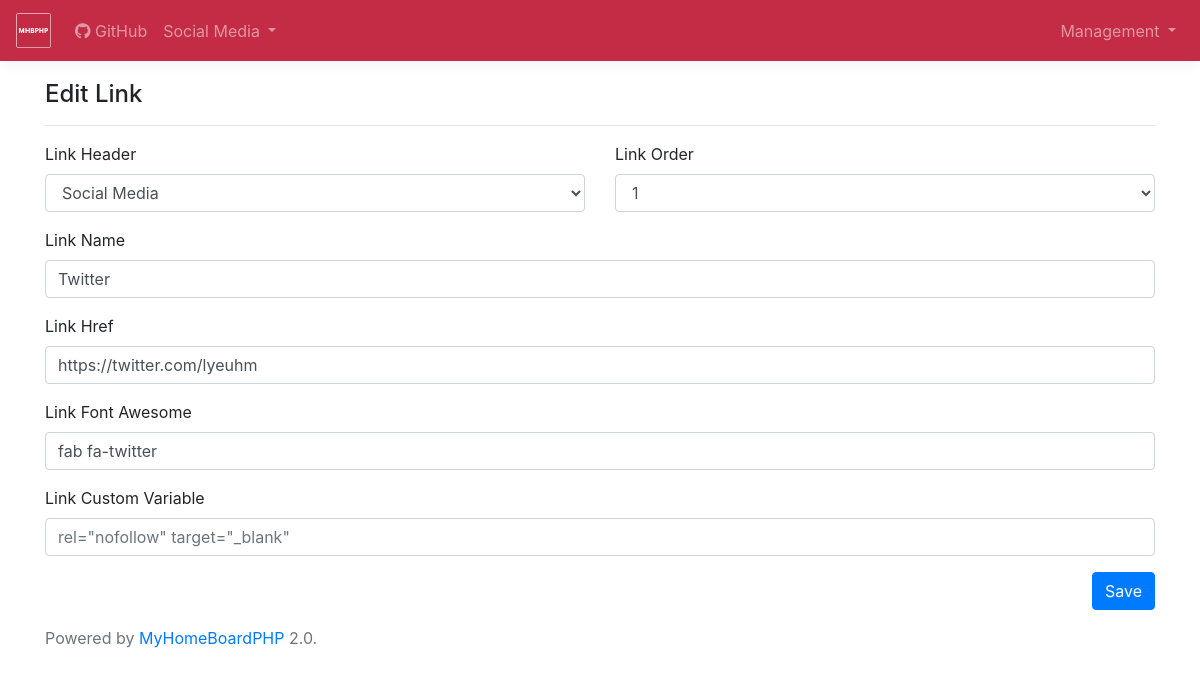
Screenshot of /links/mod.php?id=2&action=edit&type=link with the database file from the repository.
### tables this page shows
CREATE TABLE `tblLink` (
  `LID` int(255) NOT NULL,
  `HID` int(255) NOT NULL,
  `LinkName` varchar(255) NOT NULL,
  `LinkHref` varchar(255) NOT NULL,
  `LinkOrder` int(255) NOT NULL,
  `LinkCustomVar` varchar(255) NOT NULL,
  `LinkFontAwesome` varchar(255) NOT NULL
);

CREATE TABLE `tblLinkHeaders` (
  `HID` int(255) NOT NULL COMMENT 'Link Header ID',
  `HeaderName` varchar(255) NOT NULL,
  `HeaderLink` varchar(255) NOT NULL,
  `HeaderDDName` varchar(255) NOT NULL COMMENT 'Dropdown Name',
  `HeaderOrder` int(11) NOT NULL,
  `HeaderFontAwesome` varchar(255) NOT NULL
);

### include/db/func.php (called while the page is built, shortened)
<?php
    class MyHomeBoardPHP {
        private $db;
        public function __construct(PDO $db){
        $this->db = $db;
        }
        function AllHeaders()
        {
            $q = "SELECT * FROM `tblLinkHeaders`";
            $query = $this->db->prepare($q);
            $query->execute();
            return $query->fetchall();
        }
        function AllLinkHeaders()
        {
            $q = "SELECT * FROM `tblLinkHeaders` ORDER BY `HeaderOrder` ASC";
            $query = $this->db->prepare($q);
            $query->execute();
            return $query->fetchall();
        }
        function StandaloneLinks()
        {
            $q = "SELECT * FROM `tblLink` WHERE `HID` = '0' ORDER BY `LinkOrder` ASC";
            $query = $this->db->prepare($q);
            $query->execute();
            return $query->fetchall();
        }
        function GetLinkInfo($lid)
        {
            $q = "SELECT * FROM `tblLink` WHERE `LID` = :lid";
            $query = $this->db->prepare($q);
            $query->execute( array('lid'=> $lid) );
            return $query->fetchall();
        }
        function GetLinkCountPerHID($HID)
        {
            $q = "SELECT * FROM `tblLink` WHERE `HID` = :hid";
            $query = $this->db->prepare($q);
            $query->execute( array('hid'=> $HID) );
            return $query->rowCount();
        }
    }
?>

### links/mod.php (the view, shortened to what this page needs)
<?php
    require("../include/db/conn.php");
    require("../include/db/func.php");
    $home = new MyHomeBoardPHP($pdo);
    if(isset($_GET['action']) && isset($_GET['id']) && isset($_GET['type'])){
        $type = htmlentities($_GET['type']);
        $action = htmlentities($_GET['action']);
        $id = htmlentities($_GET['id']);
        if($action == "delete") {
            if ($type == 'link') {
                $name = $home->GetLinkInfo($id)[0]['LinkName'];
                $home->DeleteLink($id);
            } elseif ($type == 'header') {
                $name = $home->GetHeaderInfo($id)[0]['HeaderName'];
                $home->DeleteHeader($id);
            }
            header("location: " . URL . "/links/?action=deleted&name=" . $name . "&type=" . $type);
            die();
        } elseif($action == "edit" && $type == "link") {
            $db_edit_link_HID = $home->GetLinkInfo($id)[0]['HID'];
            $db_edit_linkname = $home->GetLinkInfo($id)[0]['LinkName'];
            $db_edit_linkhref = $home->GetLinkInfo($id)[0]['LinkHref'];
            $db_edit_linkorder = $home->GetLinkInfo($id)[0]['LinkOrder'];
            $db_edit_linkcustomvar = stripslashes($home->GetLinkInfo($id)[0]['LinkCustomVar']);
            $db_edit_linkfontawesome = $home->GetLinkInfo($id)[0]['LinkFontAwesome'];
        } else {
            header("location: " . URL . "/links/");
            die();
        }
    } else {
        header("location: " . URL . "/links/");
        die();
    }
?>
<!doctype html>
<html lang="en">
<head>
  <?php require("../include/style/css.php");?>
</head>
<body>
    <?php require("../include/navigation.php");?>
    <main role="main" class="container">
    <?php  if($type == "link" && $action == "edit") { ?>
        <div class="row">
            <div class="col">
            <h4>Edit Link</h4>
            <hr>
                <form action="" method="post">
                    <div class="row">
                        <div class="col">
                            <div class="form-group">
                                <label for="LinkHeader">Link Header</label>
                                <select class="form-control" id="LinkHeader" name="LinkHeader">
                                    <?php foreach($home->AllHeaders() as $h) { ?>
                                    <option value="<?php print($h['HID']);?>" <?php if($db_edit_link_HID == $h['HID']) { print("selected"); }?>><?php print($h['HeaderName']);?></option>
                                    <?php } ?>
                                </select>
                            </div>
                        </div>
                        <div class="col">
                            <div class="form-group">
                                <label for="LinkOrder">Link Order</label>
                                <select class="form-control" id="LinkOrder" name="LinkOrder">
                                    <?php $linkCount = $home->GetLinkCountPerHID($db_edit_link_HID); $c = 1; while($c < $linkCount + 1) { ?>
                                    <option <?php if($db_edit_linkorder == $c) { print("selected"); }?>><?php print($c);?></option>
                                    <?php $c++; } ?>
                                </select>
                            </div>
                        </div>
                    </div>
                    <div class="form-group">
                        <label for="LinkName">Link Name</label>
                        <input type="text" class="form-control" id="LinkName" name="LinkName" placeholder="MyHomeBoardPHP" value="<?php print($db_edit_linkname);?>" required>
                    </div>
                    <div class="form-group">
                        <label for="LinkHref">Link Href</label>
                        <input type="url" class="form-control" id="LinkHref" name="LinkHref" placeholder="https://github.com/laim/MyHomeBoardPHP" value="<?php print($db_edit_linkhref);?>" required>
                    </div>
                    <div class="form-group">
                        <label for="LinkFontAwesome">Link Font Awesome</label>
                        <input type="text" class="form-control" id="LinkFontAwesome" name="LinkFontAwesome" placeholder="fab fa-github" value="<?php print($db_edit_linkfontawesome);?>">
                    </div>
                    <div class="form-group">
                        <label for="LinkCustomVar">Link Custom Variable</label>
                        <input type="text" class="form-control" id="LinkCustomVar" name="LinkCustomVar" placeholder="rel=&quot;nofollow&quot; target=&quot;_blank&quot;" value="<?php print(htmlentities($db_edit_linkcustomvar));?>">
                    </div>
                    <button type="submit" class="btn btn-primary float-right" id="el_submit" name="el_submit">Save</button>
                </form>
            </div>
        </div>
    <?php } ?>
    <?php require("../include/footer.php"); ?>
    </main>
</body>
</html>

### include/navigation.php (shortened to what this page needs)
<nav class="navbar navbar-expand-md navbar-dark bg-dark bg-custom fixed-top box-shadow">
    <a class="navbar-brand" href="<?php print(URL);?>">
      <?php if(NavShowImage == true) { ?>
        <img class="d-block" src="<?php print(URL);?>/assets/images/<?php print(NavImage);?>" width="<?php print(NavWidth);?>" height="<?php print(NavHeight);?>" alt="Navigation Logo">
      <?php } else { ?>
        <?php print(WebName);?>
      <?php } ?>
      </a>
    <div class="collapse navbar-collapse justify-content-between" id="navbar">
      <ul class="navbar-nav mr-auto ">
        <?php foreach($home->StandaloneLinks() as $SL) { ?>
          <li class="nav-item">
            <a class="nav-link" <?php print(stripslashes($SL['LinkCustomVar']));?> href="<?php print($SL['LinkHref']);?>">
              <span class="<?php print($SL['LinkFontAwesome']);?>"></span>
              <?php print($SL['LinkName']);?>
            </a>
          </li>
        <?php } ?>
        <?php foreach($home->AllLinkHeaders() as $LH) { ?>
        <li class="nav-item dropdown">
          <a class="nav-link dropdown-toggle" href="<?php print($LH['HeaderLink']);?>" id="<?php print($LH['HeaderDDName']);?>" data-toggle="dropdown" aria-haspopup="true" aria-expanded="false">
            <?php print($LH['HeaderName']);?>
          </a>
        </li>
        <?php } ?>
      </ul>
      <ul class="navbar-nav">
      <li class="nav-item dropdown">
      <a class="nav-link dropdown-toggle" href="" id="dropdownManagement" data-toggle="dropdown" aria-haspopup="true" aria-expanded="false">
            Management
          </a>
        </li>
     </ul>
    </div>
  </nav>

### assets/css/custom.css (style rules this page uses)
body { padding-top: 5rem; }
.box-shadow { box-shadow: 0 .25rem .75rem rgba(0, 0, 0, .05); }

### rows the page displays
tbllink: LinkName "GitHub"
tbllinkheaders: HeaderName "Social Media"
tbllink: LinkHeader "Social Media", LinkOrder "1", LinkName "Twitter", LinkHref "https://twitter.com/lyeuhm", LinkFontAwesome "fab fa-twitter"

### other values shown
MHBPHP_Version "2.0"
